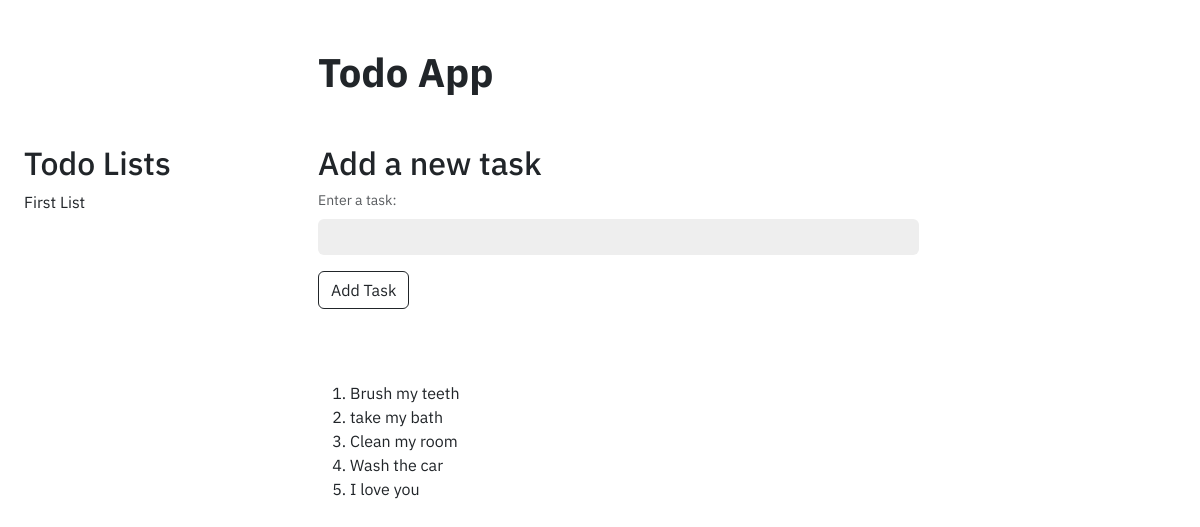
The app's page /list/1 with its own data.
### main.py (models this page shows)
class TodoList(db.Model):
    id: Mapped[int] = mapped_column(primary_key=True)
    list: Mapped[str] = mapped_column(unique=True)
    todo_tasks: Mapped[str] = relationship("TodoTask", back_populates="todolist")

class TodoTask(db.Model):
    id: Mapped[int] = mapped_column(primary_key=True)
    task: Mapped[str]
    todolist: Mapped[str] = relationship("TodoList", back_populates="todo_tasks")
    todolist_id: Mapped[str] = mapped_column(ForeignKey("todo_list.id"))

### main.py (the view, shortened to what this page needs)
@app.route('/list/<list_id>', methods=["GET", "POST"])
def list_page(list_id):
    form = TaskForm()
    todo_list = db.session.execute(db.select(TodoList).where(TodoList.id == list_id)).scalar()
    todo_tasks = db.session.query(TodoTask).filter_by(todolist_id=list_id)
    task_data = form.new_task.data
    return render_template('list.html', form=form, todo_list=todo_list, todo_tasks=todo_tasks)

### main.py
class TaskForm(FlaskForm):
    new_task = StringField(label="Enter a task:", validators=[input_required()], render_kw={"placeholder": "", "class": "form-control mb-3"})
    submit = SubmitField(label="Add Task", render_kw={"class": "btn btn-outline-dark"})

### main.py (called while the page is built)
    def __call__(self, environ, start_response):
        method = environ.get('HTTP_X_HTTP_METHOD_OVERRIDE', '').upper()
        if method in self.allowed_methods:
            environ['REQUEST_METHOD'] = method
        if method in self.bodyless_methods:
            environ['CONTENT_LENGTH'] = '0'
        return self.app(environ, start_response)

### templates/list.html (shortened to what this page needs)
<!doctype html>
<html lang="en">
  <head>
    <link href="https://cdn.jsdelivr.net/npm/bootstrap@5.3.3/dist/css/bootstrap.min.css" rel="stylesheet">
    <link rel="stylesheet" href="{{ url_for('static', filename='css/style.css') }}"
  </head>
  <body>
    <div class="container-fluid">
      <div class="container-fluid">
        <div class="row">
          <div class="col">
          </div>
          <div class="col-9">
            <h1 class="todoapp">Todo App</h1>
          </div>
        </div>
        <div class="row">
          <div class="col">
            <h2>Todo Lists</h2>
              <p>{{ todo_list.list }}</p>
          </div>
          <div class="col-9">
            <h2>Add a new task</h2>
            <form method="POST">
              <div class="form-text">{{ form.new_task.label }}</div>
              {{ form.new_task }}
              {{ form.submit }}
            </form>
            <br>
            <br>
            <br>
            <ol>
              {% for task in todo_tasks %}
              <li>{{ task.task }}</li>
              {% endfor %}
            </ol>
          </div>
        </div>
      </div>
    </div>
  </body>
</html>

### static/css/style.css (style rules this page uses)
body { font-family: "IBM Plex Sans", sans-serif; }
h1 { font-weight: 700; }
.todoapp { margin: 3rem 0; }
.form-control { width: 70%; background-color: #EEEEEE; border: None; }
.form-text { margin-bottom: 0.5rem; }

### records on screen
TodoList: list "First List"
TodoTask: task "Brush my teeth"
TodoTask: task "take my bath"
TodoTask: task "Clean my room"
TodoTask: task "Wash the car"
TodoTask: task "I love you"
